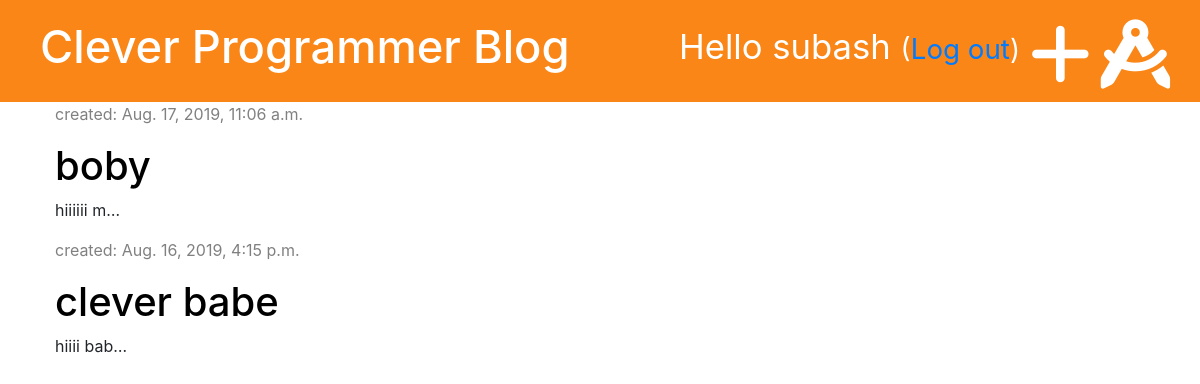
The app's page /draft/ (signed in) with its own data.
### bloge/models.py (models this page shows, shortened)
class Post(models.Model):
    author = models.ForeignKey("auth.User", on_delete=models.CASCADE)
    title = models.CharField(max_length=200)
    text = models.TextField()
    created_date = models.DateTimeField(default=timezone.now)
    published_date = models.DateTimeField(blank=True, null=True)

### bloge/views.py (the view)
# urls.py: path('draft/', views.post_draft, name='post_draft'),
@login_required
def post_draft(request):
    posts= Post.objects.filter(published_date__isnull=True).order_by('-created_date')
    stuff_for_frontend = {'posts': posts}
    return render(request, 'bloge/post_draft.html', stuff_for_frontend)

### bloge/templates/bloge/post_draft.html (shortened to what this page needs)
{% extends 'bloge/base.html' %}
{% block content %}
  {% for post in posts %}
    <div class="post">
      <p class="date">created: {{ post.created_date }}</p>
      <h1><a href="{% url 'post_detail' pk=post.pk %}">{{ post.title }}</a></h1>
      <p>{{ post.text|truncatechars:10 }}</p>
    </div>
  {% endfor %}
{% endblock %}

### bloge/templates/bloge/base.html (shortened to what this page needs)
{% load staticfiles %}
<!DOCTYPE html>
<html lang="en" dir="ltr">
  <head>
    <link rel="stylesheet" href="https://stackpath.bootstrapcdn.com/bootstrap/4.3.1/css/bootstrap.min.css">
    <link rel="stylesheet" href="{% static 'css/bloge.css' %}">
  <body>
  <div class="page_header">
    {% if user.is_authenticated %}
      <a href="{% url 'post_draft' %}" class="top-menu"><i class="fas fa-drafting-compass fa-2x"></i></a>
      <a href="{% url 'post_new' %}" class="top-menu"><i class="fas fa-plus fa-2x"></i></a>
      <p class="top-menu">Hello {{ user.username }}  <small>(<a href="{% url 'logout' %}">Log out</a>)</small> </p>
    {% else %}
      <a href="{% url 'login' %}" class="top-menu"><i class="fas fa-sign-in-alt fa-2x"></i></a>
    {% endif %}
    <h1><a href="{% url 'post_list' %}">Clever Programmer Blog</a></h1>
  </div>
  <div class="content container">
    <div class="row">
      <div class="col-md-8">
          {% block content %}
          {% endblock %}
      </div>
    </div>
  </div>
  </body>
</html>

### bloge/static/css/bloge.css (style rules this page uses)
.page_header { background-color: #f98310f7; margin-top: 0; padding: 20px 20px 20px 40px; }
.page_header h1, .page_header h1 a { color: white; font-size: 34pt; text-decoration: none; }
.content { margin-left: 40px; }
.date { color: Grey; }
.post h1 a { color: black; }
.top-menu, .top-menu:hover { color: white; float: right; font-size: 26pt; margin-right: 10px; }

### records on screen
Post: created_date "Aug. 17, 2019, 11:06 a.m.", title "boby", text "hiiiiii m…"
Post: created_date "Aug. 16, 2019, 4:15 p.m.", title "clever babe", text "hiiii bab…"

### other values on screen
{{ user.username }} "subash"
